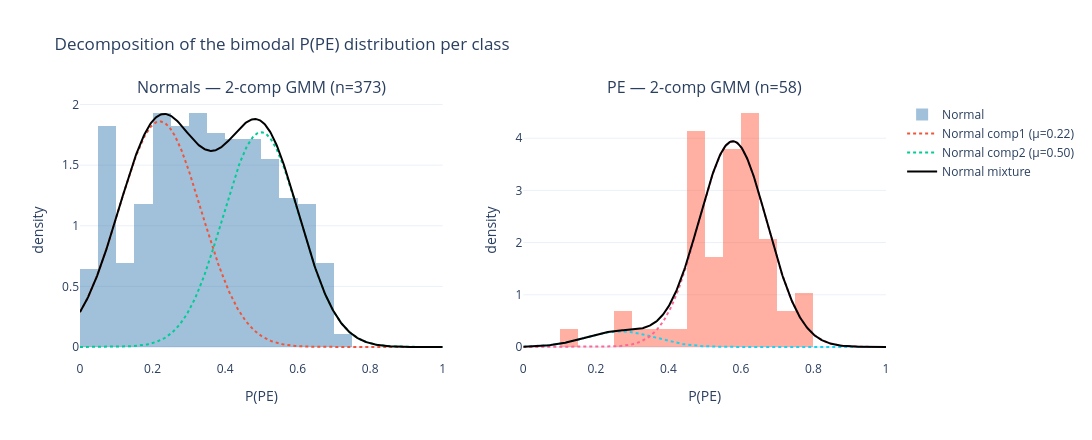

Notebook source saved alongside this figure:
### Code cell
xx = np.linspace(0, 1, 400)
fig = make_subplots(rows=1, cols=2,
    subplot_titles=(f'Normals — 2-comp GMM (n={int((y_test==0).sum())})',
                    f'PE — 2-comp GMM (n={int((y_test==1).sum())})'))
for col, (g, label, color) in enumerate([(g_norm, 'Normal', C_NORM), (g_pe, 'PE', C_PE)], start=1):
    p_data = probs_test[y_test==(0 if label=='Normal' else 1)]
    fig.add_trace(go.Histogram(x=p_data, histnorm='probability density', nbinsx=30,
        marker_color=color, opacity=0.5, name=label, showlegend=(col==1)), row=1, col=col)
    total = np.zeros_like(xx)
    for i in range(2):
        comp = g['weights'][i] * stats.norm.pdf(xx, g['means'][i], g['stds'][i])
        total += comp
        fig.add_trace(go.Scatter(x=xx, y=comp, mode='lines', line=dict(width=2, dash='dot'),
            name=f'{label} comp{i+1} (μ={g["means"][i]:.2f})', showlegend=(col==1)), row=1, col=col)
    fig.add_trace(go.Scatter(x=xx, y=total, mode='lines', line=dict(color='black', width=2),
        name=f'{label} mixture', showlegend=(col==1)), row=1, col=col)
fig.update_xaxes(title='P(PE)'); fig.update_yaxes(title='density')
fig.update_layout(template='plotly_white', width=1100, height=440, barmode='overlay',
    title='Decomposition of the bimodal P(PE) distribution per class')
fig.show()

### Figure 1 — Plotly figure (JSON) as saved in the notebook; plotly's stock layout.template omitted (floating-point values rounded to 4 significant figures; data arrays with more than 128 entries replaced by an {"elided": "..."} marker saying what was removed)
{"data": [{"histnorm": "probability density", "marker": {"color": "steelblue"}, "name": "Normal", "nbinsx": 30, "opacity": 0.5, "showlegend": true, "x": {"elided": "373 float values"}, "type": "histogram", "xaxis": "x", "yaxis": "y"}, {"line": {"dash": "dot", "width": 2}, "mode": "lines", "name": "Normal comp1 (μ=0.22)", "showlegend": true, "x": {"elided": "400 float values"}, "y": {"elided": "400 float values"}, "type": "scatter", "xaxis": "x", "yaxis": "y"}, {"line": {"dash": "dot", "width": 2}, "mode": "lines", "name": "Normal comp2 (μ=0.50)", "showlegend": true, "x": {"elided": "400 float values"}, "y": {"elided": "400 float values"}, "type": "scatter", "xaxis": "x", "yaxis": "y"}, {"line": {"color": "black", "width": 2}, "mode": "lines", "name": "Normal mixture", "showlegend": true, "x": {"elided": "400 float values"}, "y": {"elided": "400 float values"}, "type": "scatter", "xaxis": "x", "yaxis": "y"}, {"histnorm": "probability density", "marker": {"color": "tomato"}, "name": "PE", "nbinsx": 30, "opacity": 0.5, "showlegend": false, "x": [0.4904, 0.5626, 0.5361, 0.6083, 0.6295, 0.4692, 0.5578, 0.1239, 0.5023, 0.6282, 0.59, 0.6973, 0.7161, 0.5918, 0.6915, 0.3874, 0.5853, 0.6278, 0.3098, 0.2855, 0.4501, 0.7439, 0.7754, 0.5074, 0.5553, 0.6084, 0.4777, 0.5863, 0.449, 0.6505, 0.6133, 0.5572, 0.4592, 0.507, 0.4604, 0.4752, 0.5259, 0.601, 0.2849, 0.7664, 0.6555, 0.489, 0.5535, 0.6079, 0.6989, 0.4766, 0.4675, 0.4786, 0.4739, 0.7711, 0.5562, 0.618, 0.6894, 0.6255, 0.6238, 0.6392, 0.5562, 0.613], "type": "histogram", "xaxis": "x2", "yaxis": "y2"}, {"line": {"dash": "dot", "width": 2}, "mode": "lines", "name": "PE comp1 (μ=0.27)", "showlegend": false, "x": {"elided": "400 float values"}, "y": {"elided": "400 float values"}, "type": "scatter", "xaxis": "x2", "yaxis": "y2"}, {"line": {"dash": "dot", "width": 2}, "mode": "lines", "name": "PE comp2 (μ=0.58)", "showlegend": false, "x": {"elided": "400 float values"}, "y": {"elided": "400 float values"}, "type": "scatter", "xaxis": "x2", "yaxis": "y2"}, {"line": {"color": "black", "width": 2}, "mode": "lines", "name": "PE mixture", "showlegend": false, "x": {"elided": "400 float values"}, "y": {"elided": "400 float values"}, "type": "scatter", "xaxis": "x2", "yaxis": "y2"}], "layout": {"xaxis": {"anchor": "y", "domain": [0.0, 0.45], "title": {"text": "P(PE)"}}, "yaxis": {"anchor": "x", "domain": [0.0, 1.0], "title": {"text": "density"}}, "xaxis2": {"anchor": "y2", "domain": [0.55, 1.0], "title": {"text": "P(PE)"}}, "yaxis2": {"anchor": "x2", "domain": [0.0, 1.0], "title": {"text": "density"}}, "annotations": [{"font": {"size": 16}, "showarrow": false, "text": "Normals — 2-comp GMM (n=373)", "x": 0.225, "xanchor": "center", "xref": "paper", "y": 1.0, "yanchor": "bottom", "yref": "paper"}, {"font": {"size": 16}, "showarrow": false, "text": "PE — 2-comp GMM (n=58)", "x": 0.775, "xanchor": "center", "xref": "paper", "y": 1.0, "yanchor": "bottom", "yref": "paper"}], "width": 1100, "height": 440, "barmode": "overlay", "title": {"text": "Decomposition of the bimodal P(PE) distribution per class"}}}
